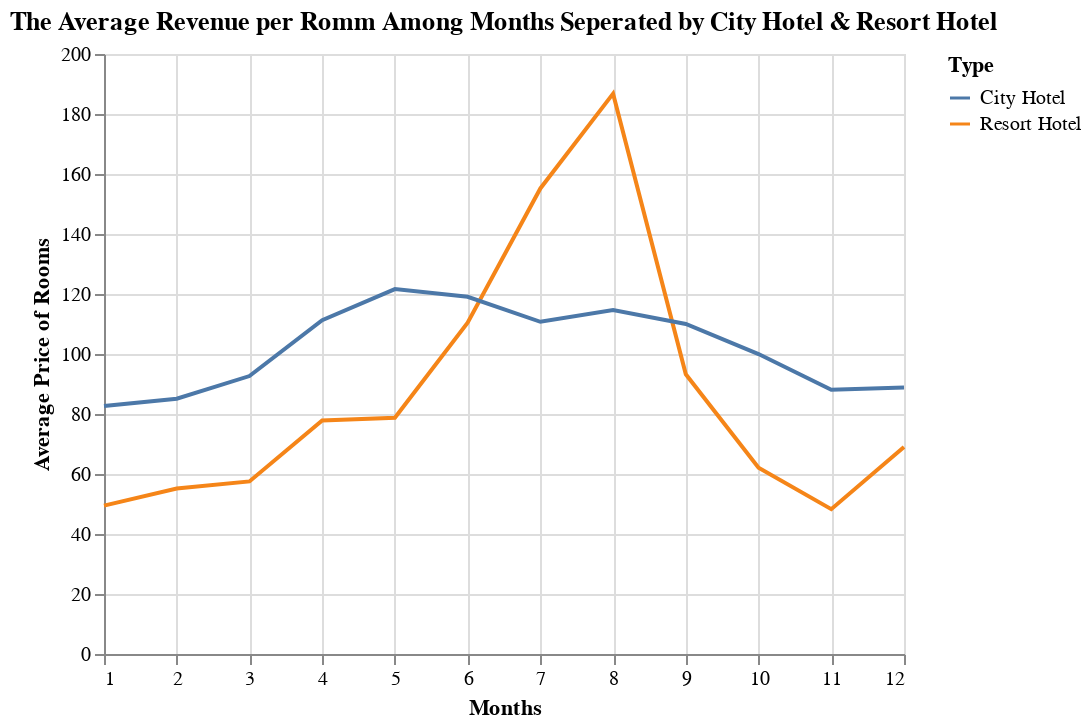

Source (notebook cell):
### Code cell
alt.Chart(dfByMonthPrice).mark_line().encode(
    x=alt.X('arrival_date_month', title='Months'),
    y=alt.Y('adr', title='Average Price of Rooms'),
    color='Type'
).properties(
    title='The Average Revenue per Romm Among Months Seperated by City Hotel & Resort Hotel'
)

### Figure 1 — Vega-Lite specification as saved in the notebook (floating-point values rounded to 4 significant figures)
{"config": {"view": {"continuousWidth": 400, "continuousHeight": 300}}, "data": {"name": "data-217640da1284b2e0b4fff99678b0f609"}, "mark": "line", "encoding": {"color": {"type": "nominal", "field": "Type"}, "x": {"type": "quantitative", "field": "arrival_date_month", "title": "Months"}, "y": {"type": "quantitative", "field": "adr", "title": "Average Price of Rooms"}}, "title": "The Average Revenue per Romm Among Months Seperated by City Hotel & Resort Hotel", "$schema": "https://vega.github.io/schema/vega-lite/v4.8.1.json", "datasets": {"data-217640da1284b2e0b4fff99678b0f609": [{"arrival_date_month": 1, "is_canceled": 0.1482, "lead_time": 26.06, "arrival_date_year": 2017.0, "arrival_date_week_number": 3.014, "arrival_date_day_of_month": 16.24, "stays_in_weekend_nights": 0.7633, "stays_in_week_nights": 2.148, "adults": 1.663, "children": 0.06338, "babies": 0.008208, "is_repeated_guest": 0.09986, "previous_cancellations": 0.01778, "previous_bookings_not_canceled": 0.2868, "booking_changes": 0.2695, "days_in_waiting_list": 0.04606, "adr": 49.46, "required_car_parking_spaces": 0.1614, "total_of_special_requests": 0.5878, "Type": "Resort Hotel"}, {"arrival_date_month": 2, "is_canceled": 0.2562, "lead_time": 39.93, "arrival_date_year": 2017.0, "arrival_date_week_number": 7.307, "arrival_date_day_of_month": 15.25, "stays_in_weekend_nights": 0.8772, "stays_in_week_nights": 2.226, "adults": 1.806, "children": 0.09378, "babies": 0.009024, "is_repeated_guest": 0.0854, "previous_cancellations": 0.03803, "previous_bookings_not_canceled": 0.234, "booking_changes": 0.2121, "days_in_waiting_list": 0.2014, "adr": 55.17, "required_car_parking_spaces": 0.1218, "total_of_special_requests": 0.5433, "Type": "Resort Hotel"}, {"arrival_date_month": 3, "is_canceled": 0.2287, "lead_time": 64.23, "arrival_date_year": 2016.0, "arrival_date_week_number": 11.61, "arrival_date_day_of_month": 16.24, "stays_in_weekend_nights": 1.035, "stays_in_week_nights": 3.093, "adults": 1.744, "children": 0.07674, "babies": 0.007794, "is_repeated_guest": 0.07284, "previous_cancellations": 0.008993, "previous_bookings_not_canceled": 0.2728, "booking_changes": 0.2938, "days_in_waiting_list": 0.4943, "adr": 57.52, "required_car_parking_spaces": 0.1277, "total_of_special_requests": 0.449, "Type": "Resort Hotel"}, {"arrival_date_month": 4, "is_canceled": 0.2934, "lead_time": 85.92, "arrival_date_year": 2016.0, "arrival_date_week_number": 16.08, "arrival_date_day_of_month": 16.71, "stays_in_weekend_nights": 1.142, "stays_in_week_nights": 2.888, "adults": 1.805, "children": 0.09809, "babies": 0.008035, "is_repeated_guest": 0.04932, "previous_cancellations": 0.01275, "previous_bookings_not_canceled": 0.2075, "booking_changes": 0.3547, "days_in_waiting_list": 0.3126, "adr": 77.85, "required_car_parking_spaces": 0.1311, "total_of_special_requests": 0.4899, "Type": "Resort Hotel"}, {"arrival_date_month": 5, "is_canceled": 0.2877, "lead_time": 121.1, "arrival_date_year": 2016.0, "arrival_date_week_number": 20.32, "arrival_date_day_of_month": 15.95, "stays_in_weekend_nights": 1.183, "stays_in_week_nights": 3.107, "adults": 1.849, "children": 0.1, "babies": 0.01545, "is_repeated_guest": 0.0458, "previous_cancellations": 0.01264, "previous_bookings_not_canceled": 0.1447, "booking_changes": 0.2914, "days_in_waiting_list": 0.1242, "adr": 78.76, "required_car_parking_spaces": 0.1366, "total_of_special_requests": 0.5513, "Type": "Resort Hotel"}, {"arrival_date_month": 6, "is_canceled": 0.3307, "lead_time": 138.4, "arrival_date_year": 2017.0, "arrival_date_week_number": 24.48, "arrival_date_day_of_month": 14.87, "stays_in_weekend_nights": 1.493, "stays_in_week_nights": 3.872, "adults": 1.916, "children": 0.1603, "babies": 0.01412, "is_repeated_guest": 0.04171, "previous_cancellations": 0.01117, "previous_bookings_not_canceled": 0.1448, "booking_changes": 0.2693, "days_in_waiting_list": 0.4959, "adr": 110.4, "required_car_parking_spaces": 0.1514, "total_of_special_requests": 0.6745, "Type": "Resort Hotel"}, {"arrival_date_month": 7, "is_canceled": 0.314, "lead_time": 105.8, "arrival_date_year": 2016.0, "arrival_date_week_number": 29.04, "arrival_date_day_of_month": 16.27, "stays_in_weekend_nights": 1.495, "stays_in_week_nights": 3.82, "adults": 2.009, "children": 0.2469, "babies": 0.01881, "is_repeated_guest": 0.01859, "previous_cancellations": 0.1439, "previous_bookings_not_canceled": 0.07369, "booking_changes": 0.2705, "days_in_waiting_list": 0.002624, "adr": 155.2, "required_car_parking_spaces": 0.1441, "total_of_special_requests": 0.7809, "Type": "Resort Hotel"}, {"arrival_date_month": 8, "is_canceled": 0.3345, "lead_time": 103.5, "arrival_date_year": 2016.0, "arrival_date_week_number": 33.42, "arrival_date_day_of_month": 15.64, "stays_in_weekend_nights": 1.466, "stays_in_week_nights": 3.782, "adults": 2.034, "children": 0.2617, "babies": 0.02758, "is_repeated_guest": 0.01757, "previous_cancellations": 0.01716, "previous_bookings_not_canceled": 0.04495, "booking_changes": 0.2963, "days_in_waiting_list": 0.0, "adr": 186.8, "required_car_parking_spaces": 0.1277, "total_of_special_requests": 0.9066, "Type": "Resort Hotel"}, {"arrival_date_month": 9, "is_canceled": 0.3237, "lead_time": 157.7, "arrival_date_year": 2015.0, "arrival_date_week_number": 38.03, "arrival_date_day_of_month": 15.31, "stays_in_weekend_nights": 1.365, "stays_in_week_nights": 3.697, "adults": 1.967, "children": 0.07947, "babies": 0.0148, "is_repeated_guest": 0.01673, "previous_cancellations": 0.6583, "previous_bookings_not_canceled": 0.06564, "booking_changes": 0.2555, "days_in_waiting_list": 0.0, "adr": 93.25, "required_car_parking_spaces": 0.1348, "total_of_special_requests": 0.5718, "Type": "Resort Hotel"}, {"arrival_date_month": 10, "is_canceled": 0.2751, "lead_time": 116.9, "arrival_date_year": 2016.0, "arrival_date_week_number": 42.41, "arrival_date_day_of_month": 15.89, "stays_in_weekend_nights": 1.154, "stays_in_week_nights": 2.784, "adults": 1.86, "children": 0.07567, "babies": 0.007876, "is_repeated_guest": 0.02335, "previous_cancellations": 0.234, "previous_bookings_not_canceled": 0.07173, "booking_changes": 0.3485, "days_in_waiting_list": 1.931, "adr": 62.1, "required_car_parking_spaces": 0.1457, "total_of_special_requests": 0.4844, "Type": "Resort Hotel"}, {"arrival_date_month": 11, "is_canceled": 0.1892, "lead_time": 45.4, "arrival_date_year": 2016.0, "arrival_date_week_number": 46.66, "arrival_date_day_of_month": 14.83, "stays_in_weekend_nights": 0.8941, "stays_in_week_nights": 2.687, "adults": 1.706, "children": 0.04391, "babies": 0.009438, "is_repeated_guest": 0.05293, "previous_cancellations": 0.02667, "previous_bookings_not_canceled": 0.1744, "booking_changes": 0.3049, "days_in_waiting_list": 0.7686, "adr": 48.27, "required_car_parking_spaces": 0.1485, "total_of_special_requests": 0.5737, "Type": "Resort Hotel"}, {"arrival_date_month": 12, "is_canceled": 0.2383, "lead_time": 56.08, "arrival_date_year": 2016.0, "arrival_date_week_number": 51.1, "arrival_date_day_of_month": 16.32, "stays_in_weekend_nights": 0.9052, "stays_in_week_nights": 2.347, "adults": 1.802, "children": 0.08988, "babies": 0.01511, "is_repeated_guest": 0.05589, "previous_cancellations": 0.02946, "previous_bookings_not_canceled": 0.1722, "booking_changes": 0.267, "days_in_waiting_list": 2.62, "adr": 68.98, "required_car_parking_spaces": 0.1397, "total_of_special_requests": 0.6292, "Type": "Resort Hotel"}, {"arrival_date_month": 1, "is_canceled": 0.3967, "lead_time": 56.61, "arrival_date_year": 2017.0, "arrival_date_week_number": 2.971, "arrival_date_day_of_month": 16.05, "stays_in_weekend_nights": 0.7888, "stays_in_week_nights": 2.218, "adults": 1.707, "children": 0.08378, "babies": 0.00803, "is_repeated_guest": 0.04764, "previous_cancellations": 0.1314, "previous_bookings_not_canceled": 0.3153, "booking_changes": 0.235, "days_in_waiting_list": 3.982, "adr": 82.63, "required_car_parking_spaces": 0.03667, "total_of_special_requests": 0.5238, "Type": "City Hotel"}, {"arrival_date_month": 2, "is_canceled": 0.3829, "lead_time": 52.82, "arrival_date_year": 2017.0, "arrival_date_week_number": 7.477, "arrival_date_day_of_month": 16.06, "stays_in_weekend_nights": 0.8381, "stays_in_week_nights": 2.148, "adults": 1.782, "children": 0.1005, "babies": 0.006244, "is_repeated_guest": 0.02941, "previous_cancellations": 0.09849, "previous_bookings_not_canceled": 0.1412, "booking_changes": 0.1793, "days_in_waiting_list": 1.117, "adr": 85.09, "required_car_parking_spaces": 0.02638, "total_of_special_requests": 0.5146, "Type": "City Hotel"}, {"arrival_date_month": 3, "is_canceled": 0.3695, "lead_time": 73.16, "arrival_date_year": 2017.0, "arrival_date_week_number": 11.58, "arrival_date_day_of_month": 16.39, "stays_in_weekend_nights": 0.7677, "stays_in_week_nights": 2.286, "adults": 1.836, "children": 0.06875, "babies": 0.0048, "is_repeated_guest": 0.02834, "previous_cancellations": 0.03654, "previous_bookings_not_canceled": 0.1387, "booking_changes": 0.1847, "days_in_waiting_list": 1.833, "adr": 92.64, "required_car_parking_spaces": 0.02741, "total_of_special_requests": 0.5225, "Type": "City Hotel"}, {"arrival_date_month": 4, "is_canceled": 0.4632, "lead_time": 99.12, "arrival_date_year": 2017.0, "arrival_date_week_number": 15.96, "arrival_date_day_of_month": 16.12, "stays_in_weekend_nights": 0.8553, "stays_in_week_nights": 2.191, "adults": 1.91, "children": 0.1052, "babies": 0.003209, "is_repeated_guest": 0.01404, "previous_cancellations": 0.05695, "previous_bookings_not_canceled": 0.09064, "booking_changes": 0.1635, "days_in_waiting_list": 4.315, "adr": 111.3, "required_car_parking_spaces": 0.02139, "total_of_special_requests": 0.5368, "Type": "City Hotel"}, {"arrival_date_month": 5, "is_canceled": 0.4438, "lead_time": 116.2, "arrival_date_year": 2017.0, "arrival_date_week_number": 20.25, "arrival_date_day_of_month": 16.06, "stays_in_weekend_nights": 0.7343, "stays_in_week_nights": 2.104, "adults": 1.817, "children": 0.0594, "babies": 0.002065, "is_repeated_guest": 0.02466, "previous_cancellations": 0.02077, "previous_bookings_not_canceled": 0.1599, "booking_changes": 0.1851, "days_in_waiting_list": 6.161, "adr": 121.6, "required_car_parking_spaces": 0.01555, "total_of_special_requests": 0.5245, "Type": "City Hotel"}, {"arrival_date_month": 6, "is_canceled": 0.4469, "lead_time": 124.3, "arrival_date_year": 2017.0, "arrival_date_week_number": 24.58, "arrival_date_day_of_month": 15.22, "stays_in_weekend_nights": 0.6994, "stays_in_week_nights": 2.186, "adults": 1.839, "children": 0.07208, "babies": 0.003547, "is_repeated_guest": 0.01964, "previous_cancellations": 0.02559, "previous_bookings_not_canceled": 0.1599, "booking_changes": 0.1625, "days_in_waiting_list": 2.518, "adr": 119.1, "required_car_parking_spaces": 0.01875, "total_of_special_requests": 0.5213, "Type": "City Hotel"}, {"arrival_date_month": 7, "is_canceled": 0.4088, "lead_time": 153.6, "arrival_date_year": 2016.0, "arrival_date_week_number": 28.97, "arrival_date_day_of_month": 16.02, "stays_in_weekend_nights": 0.9083, "stays_in_week_nights": 2.232, "adults": 1.975, "children": 0.1475, "babies": 0.004327, "is_repeated_guest": 0.02671, "previous_cancellations": 0.1011, "previous_bookings_not_canceled": 0.1562, "booking_changes": 0.1878, "days_in_waiting_list": 0.3584, "adr": 110.7, "required_car_parking_spaces": 0.02596, "total_of_special_requests": 0.61, "Type": "City Hotel"}, {"arrival_date_month": 8, "is_canceled": 0.401, "lead_time": 130.7, "arrival_date_year": 2016.0, "arrival_date_week_number": 33.43, "arrival_date_day_of_month": 15.72, "stays_in_weekend_nights": 0.8393, "stays_in_week_nights": 2.321, "adults": 1.986, "children": 0.1669, "babies": 0.006791, "is_repeated_guest": 0.01525, "previous_cancellations": 0.09618, "previous_bookings_not_canceled": 0.06167, "booking_changes": 0.2476, "days_in_waiting_list": 0.6159, "adr": 114.7, "required_car_parking_spaces": 0.04175, "total_of_special_requests": 0.6441, "Type": "City Hotel"}, {"arrival_date_month": 9, "is_canceled": 0.4203, "lead_time": 127.8, "arrival_date_year": 2016.0, "arrival_date_week_number": 38.12, "arrival_date_day_of_month": 16.15, "stays_in_weekend_nights": 0.7643, "stays_in_week_nights": 2.032, "adults": 1.834, "children": 0.04743, "babies": 0.005541, "is_repeated_guest": 0.02014, "previous_cancellations": 0.1341, "previous_bookings_not_canceled": 0.07838, "booking_changes": 0.1727, "days_in_waiting_list": 5.995, "adr": 110.0, "required_car_parking_spaces": 0.0173, "total_of_special_requests": 0.4718, "Type": "City Hotel"}, {"arrival_date_month": 10, "is_canceled": 0.4297, "lead_time": 125.9, "arrival_date_year": 2016.0, "arrival_date_week_number": 42.31, "arrival_date_day_of_month": 15.27, "stays_in_weekend_nights": 0.7742, "stays_in_week_nights": 1.972, "adults": 1.797, "children": 0.05707, "babies": 0.004471, "is_repeated_guest": 0.03024, "previous_cancellations": 0.1165, "previous_bookings_not_canceled": 0.08074, "booking_changes": 0.1336, "days_in_waiting_list": 5.846, "adr": 99.97, "required_car_parking_spaces": 0.01473, "total_of_special_requests": 0.4989, "Type": "City Hotel"}, {"arrival_date_month": 11, "is_canceled": 0.3812, "lead_time": 94.02, "arrival_date_year": 2016.0, "arrival_date_week_number": 46.66, "arrival_date_day_of_month": 14.21, "stays_in_weekend_nights": 0.7241, "stays_in_week_nights": 2.246, "adults": 1.682, "children": 0.03948, "babies": 0.005049, "is_repeated_guest": 0.03764, "previous_cancellations": 0.04544, "previous_bookings_not_canceled": 0.1513, "booking_changes": 0.2174, "days_in_waiting_list": 2.327, "adr": 88.07, "required_car_parking_spaces": 0.0218, "total_of_special_requests": 0.5855, "Type": "City Hotel"}, {"arrival_date_month": 12, "is_canceled": 0.4211, "lead_time": 84.77, "arrival_date_year": 2016.0, "arrival_date_week_number": 51.1, "arrival_date_day_of_month": 15.88, "stays_in_weekend_nights": 0.8393, "stays_in_week_nights": 2.364, "adults": 1.841, "children": 0.1205, "babies": 0.009197, "is_repeated_guest": 0.04017, "previous_cancellations": 0.1338, "previous_bookings_not_canceled": 0.1936, "booking_changes": 0.2152, "days_in_waiting_list": 3.256, "adr": 88.83, "required_car_parking_spaces": 0.03195, "total_of_special_requests": 0.6043, "Type": "City Hotel"}]}}
